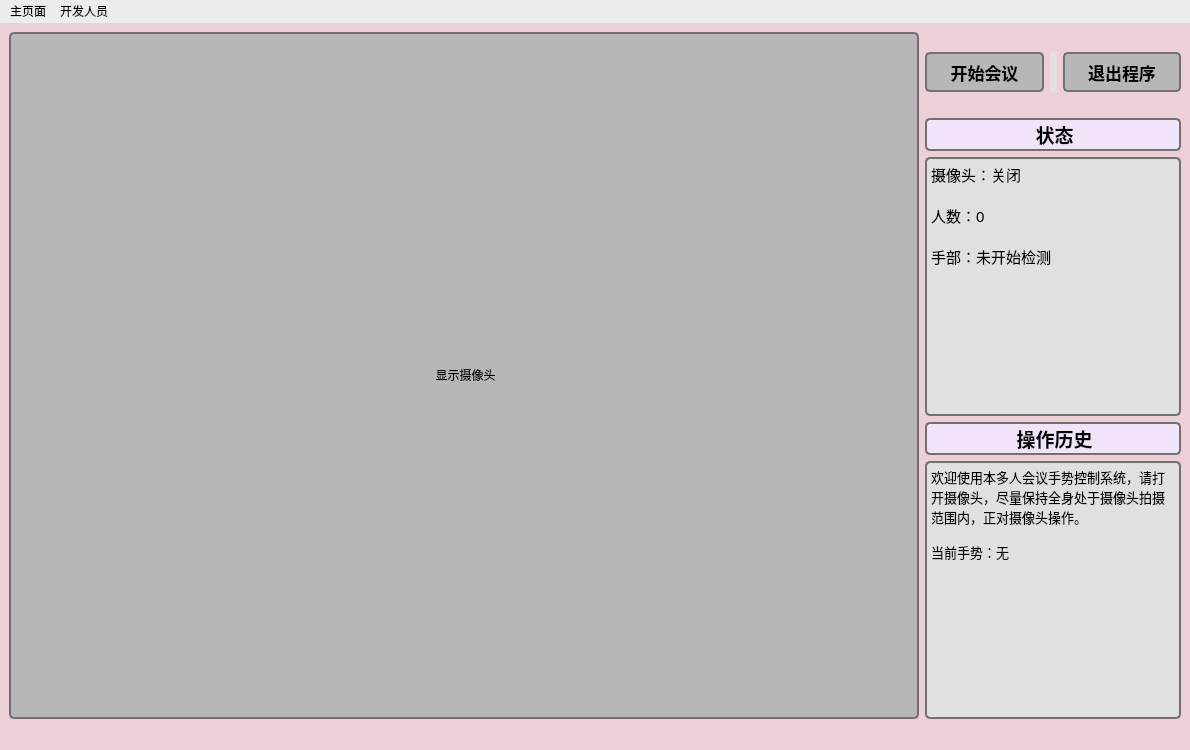
<?xml version="1.0" encoding="UTF-8"?>
<ui version="4.0">
 <class>mainWindow</class>
 <widget class="QMainWindow" name="mainWindow">
  <property name="geometry">
   <rect>
    <x>0</x>
    <y>0</y>
    <width>1190</width>
    <height>750</height>
   </rect>
  </property>
  <property name="windowTitle">
   <string>MainWindow</string>
  </property>
  <property name="styleSheet">
   <string notr="true">background-color: #EDD0D5;</string>
  </property>
  <widget class="QWidget" name="centralwidget">
   <layout class="QGridLayout" name="gridLayout_2" columnstretch="4,0">
    <item row="0" column="0">
     <widget class="QLabel" name="label">
      <property name="styleSheet">
       <string notr="true">background-color:#B7B7B7;
border-radius:5px;
border:2px solid #717171;</string>
      </property>
      <property name="text">
       <string>&lt;html&gt;&lt;head/&gt;&lt;body&gt;&lt;p align=&quot;center&quot;&gt;显示摄像头&lt;/p&gt;&lt;/body&gt;&lt;/html&gt;</string>
      </property>
     </widget>
    </item>
    <item row="0" column="1">
     <layout class="QGridLayout" name="gridLayout_4" rowstretch="0,0,0,0,0,0,0">
      <item row="2" column="0">
       <widget class="QLabel" name="label_7">
        <property name="text">
         <string/>
        </property>
       </widget>
      </item>
      <item row="5" column="0">
       <widget class="QLabel" name="label_2">
        <property name="styleSheet">
         <string notr="true">border:2px solid #717171;
border-radius:5px;
background:#F1E3FA;</string>
        </property>
        <property name="text">
         <string>&lt;html&gt;&lt;head/&gt;&lt;body&gt;&lt;p align=&quot;center&quot;&gt;&lt;span style=&quot; font-size:14pt; font-weight:700;&quot;&gt;操作历史&lt;/span&gt;&lt;/p&gt;&lt;/body&gt;&lt;/html&gt;</string>
        </property>
       </widget>
      </item>
      <item row="6" column="0">
       <widget class="QTextBrowser" name="textBrowser">
        <property name="styleSheet">
         <string notr="true">border:2px solid #717171;
border-radius:5px;
background-color: #E0E0DE;</string>
        </property>
        <property name="html">
         <string>&lt;!DOCTYPE HTML PUBLIC &quot;-//W3C//DTD HTML 4.0//EN&quot; &quot;http://www.w3.org/TR/REC-html40/strict.dtd&quot;&gt;
&lt;html&gt;&lt;head&gt;&lt;meta name=&quot;qrichtext&quot; content=&quot;1&quot; /&gt;&lt;meta charset=&quot;utf-8&quot; /&gt;&lt;style type=&quot;text/css&quot;&gt;
p, li { white-space: pre-wrap; }
&lt;/style&gt;&lt;/head&gt;&lt;body style=&quot; font-family:'Microsoft YaHei UI'; font-size:9pt; font-weight:400; font-style:normal;&quot;&gt;
&lt;p style=&quot; margin-top:0px; margin-bottom:0px; margin-left:0px; margin-right:0px; -qt-block-indent:0; text-indent:0px;&quot;&gt;&lt;span style=&quot; font-size:10pt;&quot;&gt;欢迎使用本多人会议手势控制系统，请打开摄像头，尽量保持全身处于摄像头拍摄范围内，正对摄像头操作。&lt;/span&gt;&lt;/p&gt;
&lt;p style=&quot;-qt-paragraph-type:empty; margin-top:0px; margin-bottom:0px; margin-left:0px; margin-right:0px; -qt-block-indent:0; text-indent:0px; font-size:10pt;&quot;&gt;&lt;br /&gt;&lt;/p&gt;
&lt;p style=&quot; margin-top:0px; margin-bottom:0px; margin-left:0px; margin-right:0px; -qt-block-indent:0; text-indent:0px;&quot;&gt;&lt;span style=&quot; font-size:10pt;&quot;&gt;当前手势：无&lt;/span&gt;&lt;/p&gt;&lt;/body&gt;&lt;/html&gt;</string>
        </property>
       </widget>
      </item>
      <item row="3" column="0">
       <widget class="QLabel" name="label_3">
        <property name="styleSheet">
         <string notr="true">border:2px solid #717171;
border-radius:5px;
background:#F1E3FA;</string>
        </property>
        <property name="text">
         <string>&lt;html&gt;&lt;head/&gt;&lt;body&gt;&lt;p align=&quot;center&quot;&gt;&lt;span style=&quot; font-size:14pt; font-weight:700;&quot;&gt;状态&lt;/span&gt;&lt;/p&gt;&lt;/body&gt;&lt;/html&gt;</string>
        </property>
       </widget>
      </item>
      <item row="1" column="0">
       <layout class="QGridLayout" name="gridLayout" rowstretch="0,0" columnstretch="2,0,2">
        <item row="1" column="0">
         <widget class="QPushButton" name="pushButton">
          <property name="minimumSize">
           <size>
            <width>80</width>
            <height>40</height>
           </size>
          </property>
          <property name="styleSheet">
           <string notr="true">background:#B7B7B7;
border-radius:5px;
border:2px solid #717171;
font-size:17px;
font-weight:bold</string>
          </property>
          <property name="text">
           <string>开始会议</string>
          </property>
         </widget>
        </item>
        <item row="1" column="2">
         <widget class="QPushButton" name="pushButton_2">
          <property name="minimumSize">
           <size>
            <width>80</width>
            <height>40</height>
           </size>
          </property>
          <property name="styleSheet">
           <string notr="true">background:#B7B7B7;
border-radius:5px;
border:2px solid #717171;
font-size:17px;
font-weight:bold</string>
          </property>
          <property name="text">
           <string>退出程序</string>
          </property>
         </widget>
        </item>
        <item row="1" column="1">
         <widget class="QLabel" name="label_6">
          <property name="styleSheet">
           <string notr="true">background-color: #E0E0DE;</string>
          </property>
          <property name="text">
           <string/>
          </property>
         </widget>
        </item>
        <item row="0" column="1">
         <widget class="QLabel" name="label_4">
          <property name="text">
           <string/>
          </property>
         </widget>
        </item>
       </layout>
      </item>
      <item row="4" column="0">
       <widget class="QTextBrowser" name="textBrowser_2">
        <property name="styleSheet">
         <string notr="true">border:2px solid #717171;
border-radius:5px;
background-color: #E0E0DE;</string>
        </property>
        <property name="html">
         <string>&lt;!DOCTYPE HTML PUBLIC &quot;-//W3C//DTD HTML 4.0//EN&quot; &quot;http://www.w3.org/TR/REC-html40/strict.dtd&quot;&gt;
&lt;html&gt;&lt;head&gt;&lt;meta name=&quot;qrichtext&quot; content=&quot;1&quot; /&gt;&lt;meta charset=&quot;utf-8&quot; /&gt;&lt;style type=&quot;text/css&quot;&gt;
p, li { white-space: pre-wrap; }
&lt;/style&gt;&lt;/head&gt;&lt;body style=&quot; font-family:'Microsoft YaHei UI'; font-size:9pt; font-weight:400; font-style:normal;&quot;&gt;
&lt;p style=&quot; margin-top:0px; margin-bottom:0px; margin-left:0px; margin-right:0px; -qt-block-indent:0; text-indent:0px;&quot;&gt;&lt;span style=&quot; font-size:11pt;&quot;&gt;摄像头：关闭&lt;/span&gt;&lt;/p&gt;
&lt;p style=&quot;-qt-paragraph-type:empty; margin-top:0px; margin-bottom:0px; margin-left:0px; margin-right:0px; -qt-block-indent:0; text-indent:0px; font-size:11pt;&quot;&gt;&lt;br /&gt;&lt;/p&gt;
&lt;p style=&quot; margin-top:0px; margin-bottom:0px; margin-left:0px; margin-right:0px; -qt-block-indent:0; text-indent:0px;&quot;&gt;&lt;span style=&quot; font-size:11pt;&quot;&gt;人数：0&lt;/span&gt;&lt;/p&gt;
&lt;p style=&quot;-qt-paragraph-type:empty; margin-top:0px; margin-bottom:0px; margin-left:0px; margin-right:0px; -qt-block-indent:0; text-indent:0px; font-size:11pt;&quot;&gt;&lt;br /&gt;&lt;/p&gt;
&lt;p style=&quot; margin-top:0px; margin-bottom:0px; margin-left:0px; margin-right:0px; -qt-block-indent:0; text-indent:0px;&quot;&gt;&lt;span style=&quot; font-size:11pt;&quot;&gt;手部：未开始检测&lt;/span&gt;&lt;/p&gt;&lt;/body&gt;&lt;/html&gt;</string>
        </property>
       </widget>
      </item>
     </layout>
    </item>
   </layout>
  </widget>
  <widget class="QMenuBar" name="menubar">
   <property name="geometry">
    <rect>
     <x>0</x>
     <y>0</y>
     <width>1190</width>
     <height>22</height>
    </rect>
   </property>
   <property name="autoFillBackground">
    <bool>false</bool>
   </property>
   <property name="styleSheet">
    <string notr="true">background:#EBEDEA;</string>
   </property>
   <widget class="QMenu" name="menu">
    <property name="styleSheet">
     <string notr="true">background:#ffffff</string>
    </property>
    <property name="title">
     <string>主页面</string>
    </property>
   </widget>
   <widget class="QMenu" name="menu_2">
    <property name="title">
     <string>开发人员</string>
    </property>
    <addaction name="actionQKS"/>
    <addaction name="actionHHP"/>
    <addaction name="actionLWJ"/>
    <addaction name="actionSZJ"/>
   </widget>
   <addaction name="menu"/>
   <addaction name="menu_2"/>
  </widget>
  <widget class="QStatusBar" name="statusbar"/>
  <action name="actionQKS">
   <property name="text">
    <string>QKS</string>
   </property>
  </action>
  <action name="actionHHP">
   <property name="text">
    <string>HHP</string>
   </property>
  </action>
  <action name="actionLWJ">
   <property name="text">
    <string>LWJ</string>
   </property>
  </action>
  <action name="actionSZJ">
   <property name="text">
    <string>SZJ</string>
   </property>
  </action>
 </widget>
 <resources/>
 <connections/>
</ui>
